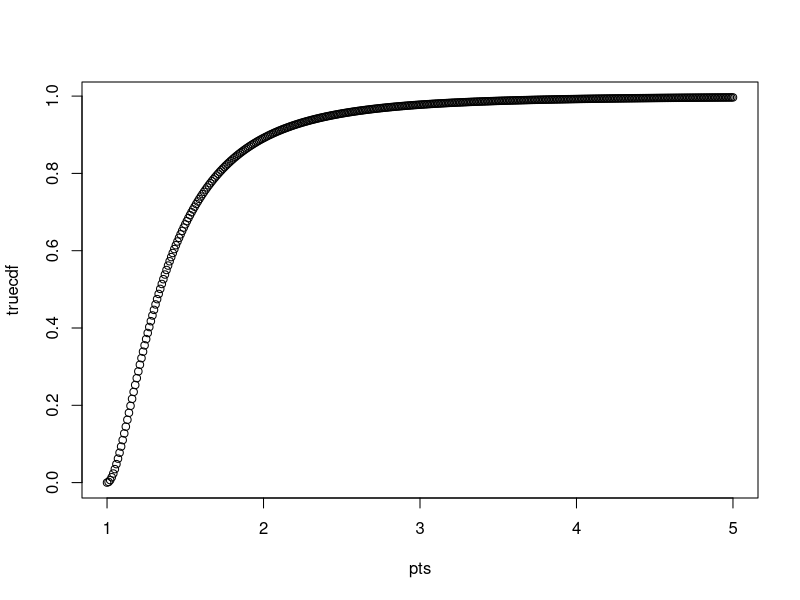

Generate this figure with R:
# set up a horizontal axis vector that goes from 1 to 5
pts = seq(from=1,to=5,by=0.01)

# this is the true CDF for the random variable Z = 0.5*(X + Y),
# assuming X and Y are independent RV's, each with a Pareto(3) PDF.
truecdf =  ((2*(-1 + pts)*pts*(15 + 2*pts*(-15 - 5*pts + 4*pts^3 + 16*pts^5)))/(1 - 2*pts)^2 - 15*log(-1 + 2*pts))/(16*pts^6)

plot(pts, truecdf)
